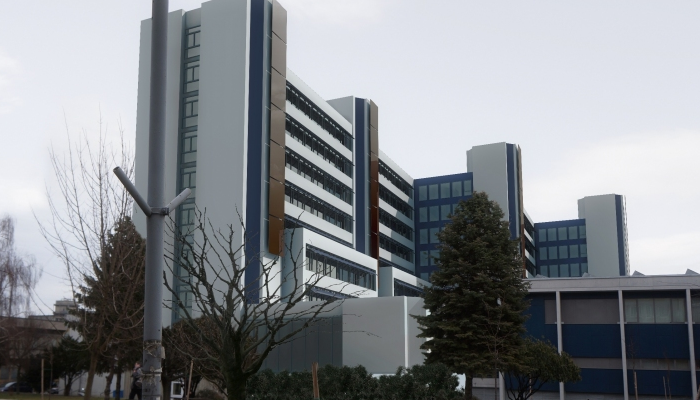
#> input picture gepi_latas/kepek/sze0.png, 700 x 400 px
$ python gepi_latas3.py
#> lines starting #> are read from the running program, lines starting #| are printed output that depends on the picture
import numpy as np
import cv2 as cv

I = cv.imread("kepek/sze0.png").astype(float)

r, g, b = I[:, :, 2], I[:, :, 1], I[:, :, 0]
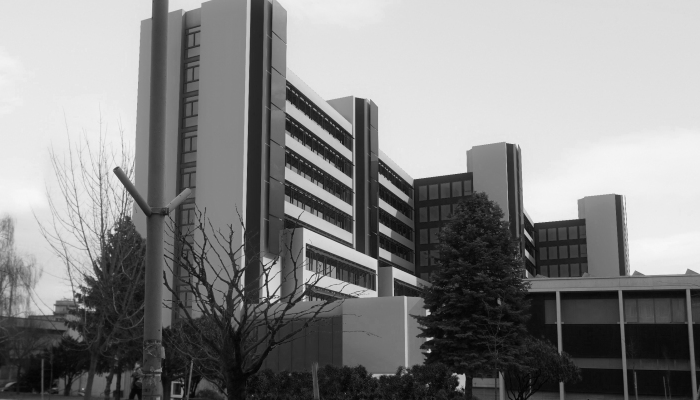
#> r: shape (400, 700) float64; min 3, max 248, mean 133.4
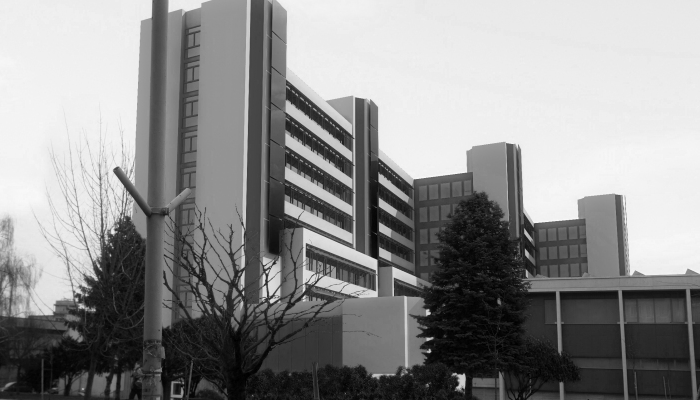
#> b: shape (400, 700) float64; min 0, max 252, mean 141.3

J = (r + g + b) / 3

K = 0.299 * r + 0.587 * g + 0.114 * b

L = cv.cvtColor(I.astype(np.uint8), cv.COLOR_BGR2GRAY)

cv.imshow("SZE b&w", J.astype(np.uint8))
cv.imshow("SZE b&w jobb", K.astype(np.uint8))
cv.imshow("SZE b&w konstans", L.astype(np.uint8))
cv.waitKey(0)
cv.destroyAllWindows()
